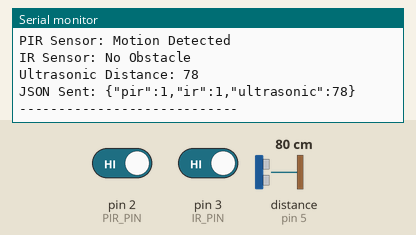
Simulated run of this sketch. Board: Arduino Leonardo, built with avr-gcc and run on an emulated ATmega32U4. Parts: the last lines printed to the serial monitor. Wiring (inferred from the names in the program): ultrasonic range finder: trigger pin 4; echo pin 5. The test bench sets the inputs (shaded band); at power-on: pin 2 (PIR_PIN) HIGH, pin 3 (IR_PIN) HIGH, distance to the obstacle (sensor on pin 5) 80 cm. The echo pulse lasts 58.3 µs per cm.

Above: at 1.8 s.
1.9 s: pin 2 (PIR_PIN) driven LOW
4.5 s: pin 3 (IR_PIN) driven LOW
7.5 s: distance to the obstacle (sensor on pin 5) set to 2 cm
At 8.7 s:
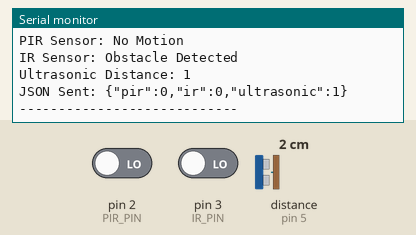
9.0 s: distance to the obstacle (sensor on pin 5) set to 18 cm
At 9.7 s:
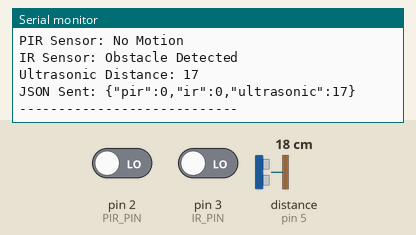
13.1 s: pin 2 (PIR_PIN) driven HIGH
14.6 s: pin 3 (IR_PIN) driven HIGH
Timing chart, 0 to 17.1 s (numbered marks = the images above; inputs shaded):
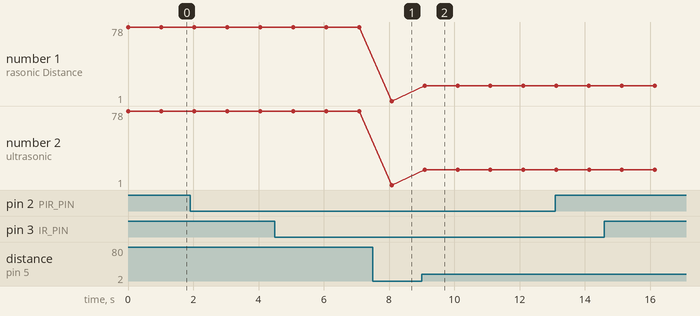

Measured:
- after the input at 7.5 s, the serial monitor: prints a new line after 0.59 s (image 1)
- after the input at 9.0 s, the serial monitor: prints a new line after 0.09 s (image 2)
- plotted number 1: 78 → 1 after the input at 7.5 s, 1 → 17 after the input at 9.0 s
- plotted number 2: 78 → 1 after the input at 7.5 s, 1 → 17 after the input at 9.0 s

The sketch:

mega.ino
```cpp
//////////////////////////////
// Mega Sensor System
//////////////////////////////

// Pins
#define PIR_PIN 2         // PIR motion sensor
#define IR_PIN 3          // IR obstacle sensor
#define TRIG_PIN 4        // Ultrasonic TRIG
#define ECHO_PIN 5        // Ultrasonic ECHO

//////////////////////////////
// Setup
//////////////////////////////
void setup() {
  Serial.begin(9600);     // For Serial Monitor
  Serial1.begin(9600);    // For ESP32

  pinMode(PIR_PIN, INPUT);
  pinMode(IR_PIN, INPUT);
  pinMode(TRIG_PIN, OUTPUT);
  pinMode(ECHO_PIN, INPUT);

  Serial.println("=== Mega Sensor System Initialized ===");
}

//////////////////////////////
// Ultrasonic Distance Function
//////////////////////////////
long readUltrasonicCM() {
  digitalWrite(TRIG_PIN, LOW);
  delayMicroseconds(2);
  digitalWrite(TRIG_PIN, HIGH);
  delayMicroseconds(10);
  digitalWrite(TRIG_PIN, LOW);

  long duration = pulseIn(ECHO_PIN, HIGH, 30000); // 30ms timeout
  if (duration == 0) return -1; // No echo detected
  long distanceCM = duration * 0.034 / 2;
  return distanceCM;
}

//////////////////////////////
// Main Loop
//////////////////////////////
void loop() {
  // Read sensors
  int pirState = digitalRead(PIR_PIN);       // 0 = No Motion, 1 = Motion
  int irState = digitalRead(IR_PIN);         // 0 = Obstacle, 1 = Clear
  long distance = readUltrasonicCM();        // Distance in cm

  // Print to Serial Monitor
  Serial.println("=== Sensor Data ===");
  Serial.print("PIR Sensor: "); Serial.println(pirState ? "Motion Detected" : "No Motion");
  Serial.print("IR Sensor: "); Serial.println(irState ? "No Obstacle" : "Obstacle Detected");
  if(distance != -1) {
  Serial.print("Ultrasonic Distance: ");
  Serial.println(distance);
} else {
  Serial.println("Ultrasonic Distance: Out of Range");
}


  // Send JSON to ESP32
  char jsonBuffer[100];
  snprintf(jsonBuffer, sizeof(jsonBuffer),
           "{\"pir\":%d,\"ir\":%d,\"ultrasonic\":%ld}",
           pirState, irState, distance);
  Serial1.println(jsonBuffer);
  Serial.print("JSON Sent: "); Serial.println(jsonBuffer);

  Serial.println("----------------------------");

  delay(1000); // 1-second delay
}
```
